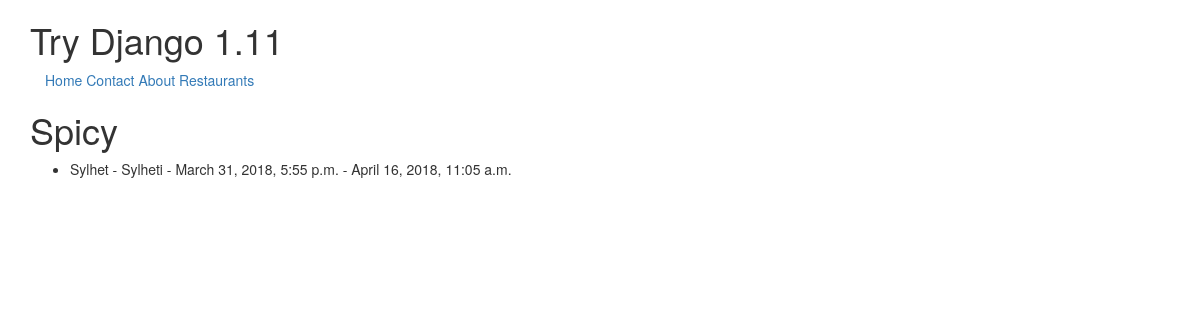
Screenshot of /restaurants/spicy/ with the database file from the repository.
### restaurants/models.py (models this page shows, shortened)
class Restaurant(models.Model):
    owner            = models.ForeignKey(User)
    name            = models.CharField(max_length=100)
    location        = models.CharField(max_length=255, null=True, blank=True)
    category        = models.CharField(max_length=255, null=True, blank=True, validators=[validate_caterogy])
    timestamp       = models.DateTimeField(auto_now_add=True)   # Saves automatically and does not allow to make changes
    updated         = models.DateTimeField(auto_now=True)       # Saves automatically and does not allow to make changes
    slug            = models.SlugField(null=True, blank=True)
    @property
    def title(self):
        return self.name

### restaurants/views.py (the view)
# urls.py: url(r'^restaurants/(?P<slug>[\w-]+)/$', RestaurantDetailView.as_view()),
class RestaurantDetailView(DetailView):
    queryset = Restaurant.objects.all()

### templates/restaurants/restaurant_detail.html (shortened to what this page needs)
{% extends 'base.html' %}
{% block content %}
<h1>{{object.title}}</h1>
<ul>
    <li>{{ object.location }} - {{ object.category }} - {{ object.timestamp }} - {{ object.updated }}</li>
</ul>
{% endblock content %}

### rows the page displays
Restaurant: title "Spicy", location "Sylhet", category "Sylheti", timestamp "March 31, 2018, 5:55 p.m.", updated "April 16, 2018, 11:05 a.m."
